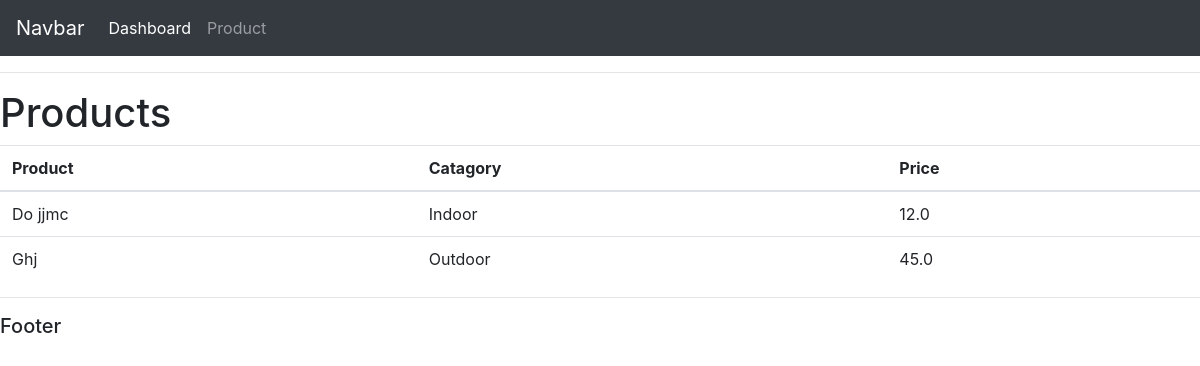
/product/, run on an earlier commit of the app's database.
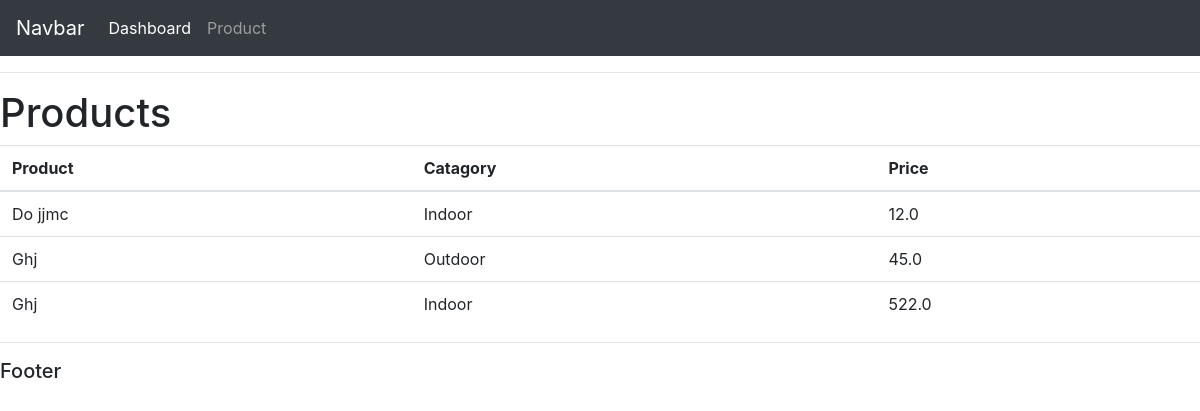
And on a later commit of the database.
### account/models.py (models this page shows, shortened)
class Product(models.Model):
    CATAGORY = (
        ('Indoor' , 'Indoor'),
        ('Outdoor' , 'Outdoor')
    )
    name = models.CharField(max_length=200, null=True)
    tag = models.ManyToManyField(Tag)
    price = models.FloatField(null=True)
    catagory = models.CharField(max_length=200, null=True , choices=CATAGORY)
    date_created = models.DateTimeField(auto_now_add=True , null=True)

### account/views.py (the view)
# urls.py: path('product/', views.products),
def products(request):
    products = Product.objects.all()
    return render(request , 'accounts/products.html' , {'product' : products})

### account/templates/accounts/products.html
{% extends 'accounts/main.html' %}
{% block content%}
<h1>Products</h1>
<table class="table">
    <thead>
      <tr>
        <th scope="col">Product</th>
        <th scope="col">Catagory</th>
        <th scope="col">Price</th>
      </tr>
    </thead>
    <tbody>
        {% for i in product %}
      <tr>
        <td>{{i.name}}</td>
        <td>{{i.catagory}}</td>
        <td>{{i.price}}</td>
      </tr>
      {% endfor %}
    </tbody>
  </table>
{% endblock %}

### account/templates/accounts/main.html (shortened to what this page needs)
<html lang="en">
<head>
    <link rel="stylesheet" href="https://stackpath.bootstrapcdn.com/bootstrap/4.3.1/css/bootstrap.min.css">
</head>
<body>
    {% include 'accounts/navbar.html' %}
    <hr>
    {% block content%}
    {% endblock %}
    <hr>
    <h5>Footer</h5>
</body>
</html>

### account/templates/accounts/navbar.html (shortened to what this page needs)
<nav class="navbar navbar-expand-lg navbar-dark bg-dark">
    <a class="navbar-brand" href="#">Navbar</a>
    <div class="collapse navbar-collapse" id="navbarNav">
      <ul class="navbar-nav">
        <li class="nav-item active">
          <a class="nav-link" href="#">Dashboard <span class="sr-only">(current)</span></a>
        </li>
        <li class="nav-item">
          <a class="nav-link" href="#">Product</a>
        </li>
      </ul>
    </div>
  </nav>

What changed in the data, as far as the page shows it:
added Product: name "Ghj", catagory "Indoor", price "522.0"
